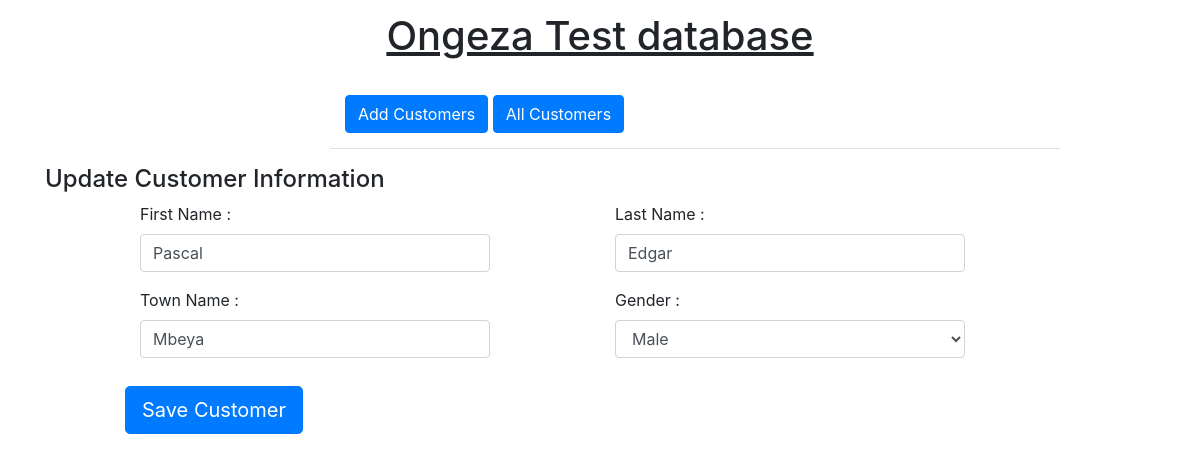
/views/updateCustomers.php?edit=3, run on the app's committed database.
### tables this page shows
CREATE TABLE `customer` (
  `id` int(11) NOT NULL,
  `first_name` varchar(25) NOT NULL,
  `last_name` varchar(25) NOT NULL,
  `town_name` varchar(25) NOT NULL,
  `gender_id` int(11) NOT NULL,
  `is_deleted` int(11) NOT NULL DEFAULT '0'
);

CREATE TABLE `gender` (
  `id` int(11) NOT NULL,
  `gender_name` varchar(25) NOT NULL
);

### controller/engine.php (called while the page is built, shortened)
<?php
function db(){
    $con = mysqli_connect("localhost","root","","ongeza_test");
    return $con;
}
function customerEdit($customerId){
    $conn = db();
    $query = mysqli_query($conn,"SELECT * FROM customer JOIN gender ON gender.id=customer.gender_id WHERE customer.id='$customerId'");
    if(!$query || mysqli_num_rows($query) <= 0){
    }else{
        return $query;
    }
}
?>

### views/updateCustomers.php (the view, shortened to what this page needs)
<?php
require_once "../controller/engine.php";
?>
<html>
<head>
    <link rel="stylesheet" href="../asset/css/bootstrap.min.css">
    <link rel="stylesheet" href="../asset/css/bootstrap-grid.min.css">
    <link rel="stylesheet" href="../asset/css/style.css">
</head>
<body>
<div class="container">
    <div class="row">
        <div class="col-md-12">
            <h1 class="header">Ongeza Test database</h1>
        </div>
    </div>
    <div class="row">
        <div class="col-md-8 col-sm-8 col-xs-8  offset-md-3">
            <ul class="nav-tabs">
                <li><a href="home.php" class="btn btn-primary">Add Customers</a> </li>
                <li><a href="viewCustomers.php" class="btn btn-primary">All Customers</a> </li>
            </ul>
        </div>
    </div>
    <form action="../models/_updateCustomer.php" method="post" enctype="multipart/form-data">
        <h4>Update Customer Information</h4>
        <?php
        $customerId=$_GET['edit'];
        $customer=customerEdit($customerId);
        $rows = mysqli_fetch_array($customer);
        ?>
        <div class="row">
            <div class="col-md-4 offset-md-1">
                <div class="form-group">
                    <label for="">First Name :</label>
                    <input type="text" class="form-control" value="<?php echo $rows['first_name']?>" name="first_name" required>
                </div>
                <div class="form-group">
                    <label for="">Town Name :</label>
                    <input type="text" class="form-control" value="<?php echo $rows['town_name']?>" name="town_name" required>
                </div>
            </div>
            <div class="col-md-4 offset-md-1">
                <div class="form-group">
                    <label for="">Last Name :</label>
                    <input type="text" class="form-control" value="<?php echo $rows['last_name']?>" name="last_name" required>
                </div>
                <div class="form-group">
                    <label for="">Gender :</label>
                    <select name="gender" class="form-control">
                        <option value="<?php echo $rows['gender_id']?>"><?php echo $rows['gender_name']?></option>
                    </select>
                </div>
            </div>
        </div>
        <div class="row pull-right">
            <input type="submit" class="btn btn-primary btn-lg" name="UpdateCustomer" value="Save Customer">
        </div>
    </form>
</div>
</body>
</html>

### asset/css/style.css (style rules this page uses)
body { margin: 0px auto; font-size: medium; }
.header { text-align: center; padding: 12px; text-decoration: underline; }
.nav-tabs { list-style: none; padding: 15px; }
.nav-tabs li { display: inline; }
.pull-right { margin-left: 80px; padding-top: 12px; }

### data on the page
customer: first_name "Pascal", town_name "Mbeya", last_name "Edgar", gender "Male"
